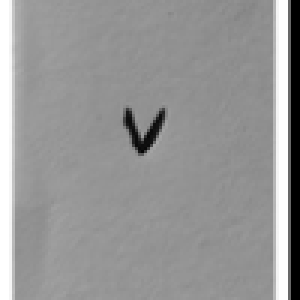
#> input picture Coding/not_B_1.ppm, 100 x 100 px, found by its file name (shown 3 times larger)
$ python forward_singlestep_shivansh.py
#> lines starting #> are read from the running program, lines starting #| are printed output that depends on the picture; long printed decimals are rounded
### Coding/ppm_to_matrix_shivansh.py
'''from PIL import Image
import numpy as np
def extract_rgb_matrix(ppm_path):
    img = Image.open(ppm_path).convert('RGB')

    if img.size != (100, 100):
        raise ValueError(f"Image size is {img.size}, expected (100, 100).")

    img_array = np.array(img, dtype=np.float32) / 255.0

    if img_array.shape != (100, 100, 3):
        raise ValueError(f"Unexpected shape {img_array.shape}.")

    return img_array'''

from PIL import Image
import numpy as np

def extract_rgb_matrix(image_path):
    img = Image.open(image_path).convert("RGB")
    rgb_matrix = np.array(img, dtype=np.float32) / 255.0  # scale 0–1
    return rgb_matrix

### Coding/conv_forward_shivansh.py
import numpy as np
from ppm_to_matrix_shivansh import extract_rgb_matrix

def initialize_conv_layer(num_filters, filter_size, in_channels):
    """
    He initialization for convolutional filters.
    """
    filters = np.random.randn(num_filters, filter_size, filter_size, in_channels) * np.sqrt(2. / (filter_size * filter_size * in_channels))
    biases = np.zeros(num_filters)
    return filters, biases

def pad(X, padding):
    """
    Zero padding for input matrix.
    """
    if padding > 0:
        return np.pad(X, ((padding, padding), (padding, padding), (0, 0)), mode='constant', constant_values=0)
    return X

def conv_forward(image_path, num_filters, filter_size, stride=1, padding=1):
    """
    Convolution forward pass from an image path.
    Always initializes filters/biases inside.
    """
    input_matrix = extract_rgb_matrix(image_path)
#> in extract_rgb_matrix, img is the input picture: PIL image 100x100 RGB; min 0, max 255, mean 150.9
    return conv_forward_from_matrix(input_matrix, num_filters, filter_size, stride, padding)

def conv_forward_from_matrix(input_matrix, num_filters, filter_size, stride=1, padding=0):
    """
    Convolution forward pass from a NumPy matrix.
    Always initializes filters/biases inside.
    """
    H_in, W_in, C_in = input_matrix.shape

    # Always init inside
    filters, biases = initialize_conv_layer(num_filters, filter_size, C_in)

    # Pad input
    padded_input = pad(input_matrix, padding)

    # Output dimensions
    H_out = (H_in + 2*padding - filter_size) // stride + 1
    W_out = (W_in + 2*padding - filter_size) // stride + 1
    Z = np.zeros((H_out, W_out, num_filters))

    # Convolution loop
    for f in range(num_filters):
        filt = filters[f]
        bias = biases[f]
        for i in range(H_out):
            for j in range(W_out):
                region = padded_input[i*stride:i*stride+filter_size, j*stride:j*stride+filter_size, :]
                if region.shape == filt.shape:
                    Z[i, j, f] = np.sum(region * filt) + bias


    Z = np.maximum(0, Z)

    # Cache for backprop
    cache = {
        "input": input_matrix,
        "filters": filters,
        "biases": biases,
        "stride": stride,
        "padding": padding,

        "output_shape": Z.shape
    }
    return Z, cache

### Coding/max_pooling_shivansh.py
import numpy as np
def max_pooling(feature_map, size=2, stride=2):
    H_in, W_in, C = feature_map.shape
    H_out = (H_in - size) // stride + 1
    W_out = (W_in - size) // stride + 1
    pooled = np.zeros((H_out, W_out, C))

    for c in range(C):
        for i in range(H_out):
            for j in range(W_out):
                h_start = i * stride
                h_end = min(h_start + size, H_in)
                w_start = j * stride
                w_end = min(w_start + size, W_in)

                region = feature_map[h_start:h_end, w_start:w_end, c]
                if region.size > 0:
                    pooled[i, j, c] = np.max(region)
    cache = {
        "input": feature_map,
        "size": size,
        "stride": stride,
        "pooled_shape": pooled.shape
    }
    return pooled, cache

### Coding/flatten_shivansh.py
import numpy as np

def flatten(input_matrix):
    original_shape = input_matrix.shape
    flattened_output = np.reshape(input_matrix, (-1,))
    cache = {"original_shape": original_shape}
    return flattened_output, cache

### Coding/dense_shivansh.py
import numpy as np

def densen(input_array, output_size, activation="ReLU"):
    input_size = len(input_array)
    fan_in = input_size
    fan_out = output_size
    limit = np.sqrt(6 / (fan_in + fan_out))

    weights = np.random.uniform(-limit, limit, size=(input_size, output_size))
    biases = np.zeros(output_size)

    z = input_array @ weights + biases

    if activation == "ReLU":
        output = np.maximum(0, z)
    elif activation == "sigmoid":
        output = 1 / (1 + np.exp(-z))
    else:
        output = z

    cache = {
        "input": input_array,
        "weights": weights,
        "biases": biases,
        "z": z,
        "activation": activation
    }
    return output, cache

### Coding/dropout_shivansh.py
import numpy as np

def dropout(input_array, dropout_rate=0.5, training=True):
    if not training:
        return input_array, None
    mask = (np.random.rand(*input_array.shape) > dropout_rate).astype(np.float32) / (1.0 - dropout_rate)
    output = input_array * mask
    cache = {
        "mask": mask,
        "dropout_rate": dropout_rate,
        "input_shape": input_array.shape
    }
    return output, cache

### Coding/forward_singlestep_shivansh.py
from ppm_to_matrix_shivansh import extract_rgb_matrix
from conv_forward_shivansh import conv_forward_from_matrix,conv_forward
from max_pooling_shivansh import max_pooling
from flatten_shivansh import flatten
from dense_shivansh import densen
from dropout_shivansh import dropout

# ----------------------------
# Load input image
# ----------------------------
image_path = r"D:\Project\Coding\not_B_1.ppm"

# ----------------------------
# Conv Layer 1 + Pool
# ----------------------------
conv1_out, cache_conv1 = conv_forward(image_path, num_filters=32, filter_size=3, stride=1, padding=1)
#> in pad, `return np.pad(X, ((padding, padding), (padding, padding), (0, 0)), mod..`:
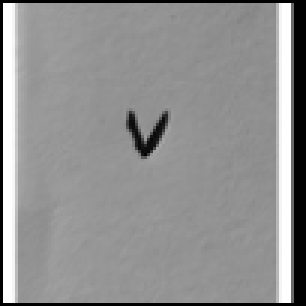
#> returned value: shape (102, 102, 3) float32 (shown 3 times larger); min 0, max 1, mean 0.569
#> cache_conv1 = 6 items
pool1_out, cache_pool1 = max_pooling(conv1_out, size=2, stride=2)
#> cache_pool1 = 4 items


conv2_out, cache_conv2 = conv_forward_from_matrix(pool1_out, num_filters=64, filter_size=3, stride=1, padding=0)
#> cache_conv2 = 6 items
pool2_out, cache_pool2 = max_pooling(conv2_out, size=2, stride=2)
#> cache_pool2 = 4 items


conv3_out, cache_conv3 = conv_forward_from_matrix(pool2_out, num_filters=128, filter_size=3, stride=1, padding=0)
#> cache_conv3 = 6 items
pool3_out, cache_pool3 = max_pooling(conv3_out, size=2, stride=2)
#> cache_pool3 = 4 items


flat_out, cache_flat = flatten(pool3_out)
#> in flatten, `flattened_output = np.reshape(input_matrix, (-1,))`: flattened_output = 15488 values, max 2.83 at index 15477, min 0 at index 1, mean 0.35
#> flat_out has the same summary as flattened_output in flatten; cache_flat = {'original_shape': (11, 11, 128)}

dense1_out, cache_dense1 = densen(flat_out, output_size=128, activation="ReLU")
#> in densen, `input_size = len(input_array)`: input_size = 15488
#> in densen, `limit = np.sqrt(6 / (fan_in + fan_out))`: limit = 0.0196
#> in densen, `z = input_array @ weights + biases`: z = 128 values, max 2.4 at index 57, min -2.38 at index 64, mean 0.0172
#> in densen, `output = np.maximum(0, z)`: output = 128 values, max 2.4 at index 57, min 0 at index 1, mean 0.353
#> dense1_out has the same summary as output in densen; cache_dense1 = 5 items

dropout_out, cache_dropout = dropout(dense1_out, dropout_rate=0.5, training=True)
#> in dropout, `output = input_array * mask`: output = 128 values, max 3.18 at index 99, min 0 at index 1, mean 0.412
#> dropout_out has the same summary as output in dropout; cache_dropout = 3 items
dense2_out, cache_dense2 = densen(dropout_out, output_size=1, activation="sigmoid")
#> dense2_out = [0.578]; cache_dense2 = 5 items

print("Final Output:", dense2_out)
#| Final Output: [0.578]

caches = {
    "conv1": cache_conv1, "pool1": cache_pool1,
    "conv2": cache_conv2, "pool2": cache_pool2,
    "conv3": cache_conv3, "pool3": cache_pool3,
    "flat": cache_flat,
    "dense1": cache_dense1, "dropout": cache_dropout,
    "dense2": cache_dense2
}
